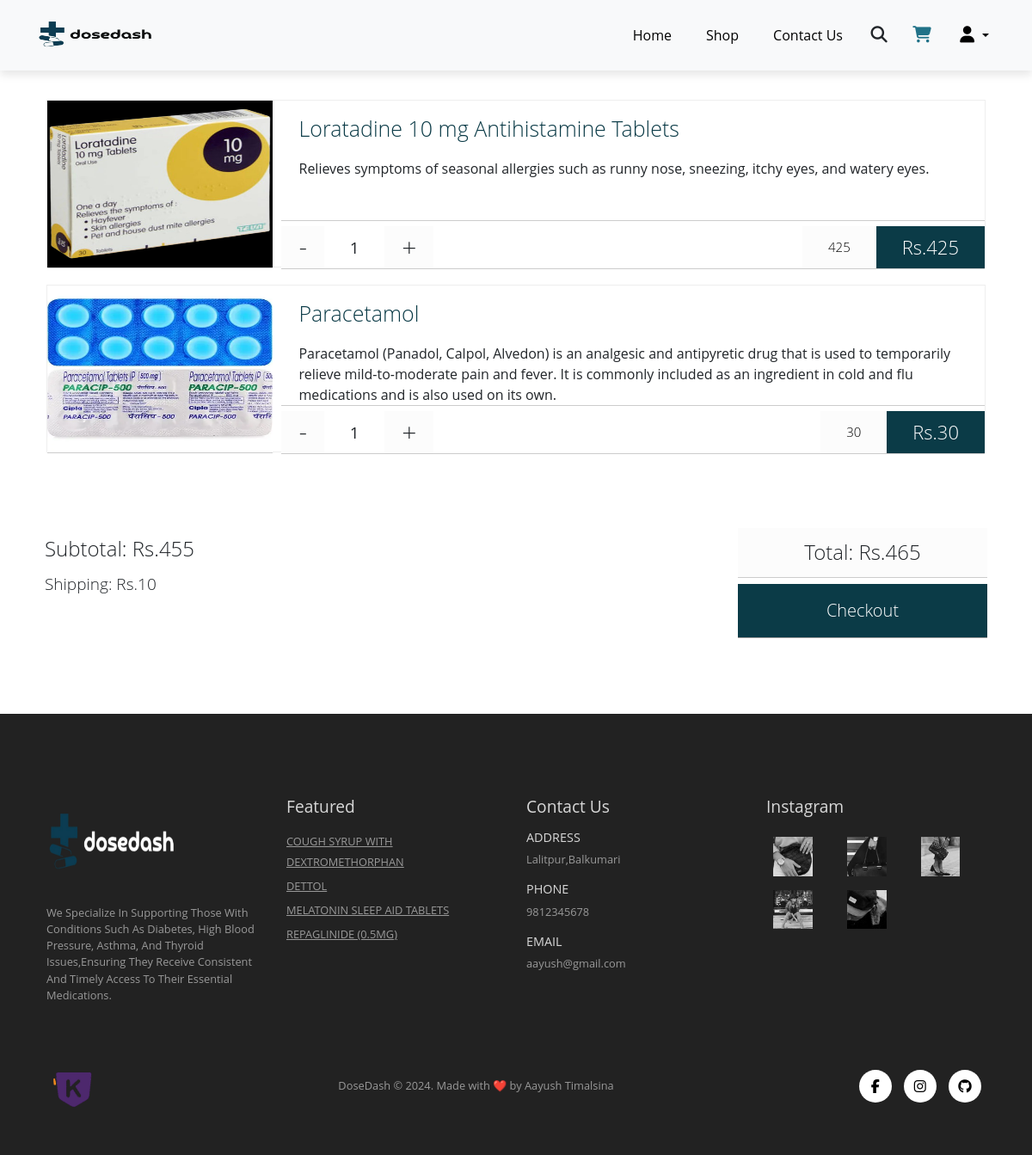
The page /cart/ (signed in) on the database its author committed.
### dosedashapp/models.py (models this page shows, shortened)
class Cart(models.Model):
    Cart_Details = models.ForeignKey(Product, on_delete=models.CASCADE, blank= True, null= True)
    Cart_Quantity = models.PositiveIntegerField(null = False)
    User_Details = models.ForeignKey(User, on_delete=models.CASCADE, null= True, blank= True)

class Product(models.Model):
    Product_Name = models.CharField(max_length = 200)
    Product_Price = models.PositiveIntegerField(null = False)
    Product_Description = models.TextField()
    Product_Tag = models.ManyToManyField(ProductTag, blank = True)
    Product_Image = models.ImageField(upload_to = 'static/image/products/')
    Product_Quantity = models.PositiveBigIntegerField(null = True)

### dosedashapp/views.py (the view)
# urls.py: path('cart/', views.cart, name="cart"),
def cart(request):
    user_id = request.user.id
    carts = Cart.objects.filter(User_Details = user_id)
    subTotal = 0
    uuid_value = uuid.uuid4()
    for cart in carts:
        subTotal += cart.Cart_Details.Product_Price * cart.Cart_Quantity
    return render(request, "cart.html", {'carts' : carts,
                                         'subTotal' : subTotal,
                                         'uuid' : uuid_value,
                                         'featured' : getFeatured(),
                                         })

### dosedashapp/views.py (called while the page is built)
def getFeatured():
    all_featured = list(Product.objects.filter(Product_Tag = 2))
    featured = sample(all_featured, 4)
    return(featured)

### templates/cart.html (shortened to what this page needs)
{% load static %}
{% load mathfilters %}
<!DOCTYPE html>
<html lang="en">
  <head>
    <link rel="stylesheet" href="{% static 'css/cart.css' %}">
	<link href="https://cdn.jsdelivr.net/npm/bootstrap@5.3.2/dist/css/bootstrap.min.css" rel="stylesheet">
	<link rel="stylesheet" href="https://cdnjs.cloudflare.com/ajax/libs/font-awesome/6.5.1/css/all.min.css" />
  </head>
  <body>
	{% include "nav.html" %}
	<div class="container">
		<section id="cart" class="container sproduct my-5 pt-5">
			{% for cart in carts %}
			<article class="product">
				<header onclick="window.location.href='{% url 'removeCart' cart.Cart_Details.id %}'">
					<a class="remove">
						<img src="/{{ cart.Cart_Details.Product_Image }}">
					</a>
				</header>
				<div class="content">
					<h1>{{ cart.Cart_Details.Product_Name }}</h1>
					{{ cart.Cart_Details.Product_Description }}
				</div>
				<footer class="content">
					<span class="qt-minus">-</span>
					<span class="qt">{{ cart.Cart_Quantity }}</span>
					<span class="qt-plus">+</span>
					<h2 class="full-price">
						Rs.{{ cart.Cart_Details.Product_Price|mul:cart.Cart_Quantity }}
					</h2>
					<h2 class="price">
						{{ cart.Cart_Details.Product_Price  }}
					</h2>
				</footer>
			</article>
			{% endfor %}
		</section>
	</div>
	<div id="site-footer">
		<div class="container clearfix">
			<div class="left">
				<h2 class="subtotal">Subtotal: Rs.<span id="subtotalValue">{{ subTotal }}</span></h2>
				<h3 class="shipping">Shipping: Rs.<span>{% if request.user.is_authenticated %}10{% else %}0{% endif %}</span></h3>
			</div>
			<div class="right">
				<h1 class="total">Total: <span>Rs.{% if request.user.is_authenticated %}{{ subTotal|addition:10 }}{% else %}0{% endif %}</span></h1>
				{% if request.user.is_authenticated %}
				{% if subTotal != 0 %}
					<a class="bth-checkout" id="checkoutButton">Checkout</a>
				{% else %}
					<a class="bth-checkout" id="cB" disabled>Checkout</a>
				{% endif %}
                {% endif %}
			</div>
		</div>
	</div>
	{% include "footer.html" %}
  </body>
</html>

### templates/footer.html (shortened to what this page needs)
{% load static %}
<footer class="mt-5 py-5">
    <div class="row container mx-auto pt-5">
      <div class="footer-one col-lg-3 col-md-6 col-12">
        <img src="{% static 'image/logo/logobg.png' %}" alt="logo" style="width: 160px; height: 110px;">
        <p class="pt-3">We Specialize In Supporting Those With Conditions Such As Diabetes, High Blood Pressure, Asthma, And Thyroid Issues,Ensuring They Receive Consistent And Timely Access To Their Essential Medications.</p>
      </div>
      <div class="footer-one col-lg-3 col-md-6 col-12 mb-3">
        <h5 class="pb-2">Featured</h5>
        <ul class="text-uppercase list-unstyled">
          {% for feature in featured %}
            <li><a href="{% url 'product' feature.id %}">{{ feature.Product_Name }}</a></li>
          {% endfor %}
        </ul>
      </div>
      <div class="footer-one col-lg-3 col-md-6 col-12 mb-3">
        <h5 class="pb-2">Contact Us</h5>
        <div>
          <h6 class="text-uppercase">Address</h6>
          <p>Lalitpur,Balkumari</p>
        </div>
        <div>
          <h6 class="text-uppercase">Phone</h6>
          <p>9812345678</p>
        </div>
        <div>
          <h6 class="text-uppercase">Email</h6>
          <p>aayush@gmail.com</p>
        </div>
      </div>
      <div class="footer-one col-lg-3 col-md-6 col-12">
        <h5 class="pb-2">Instagram</h5>
        <div class="row">
          <img class="img-fluid w-25 h-100 m-2" src="{% static 'image/insta/1.jpg' %}" alt="instaimg">
          <img class="img-fluid w-25 h-100 m-2" src="{% static 'image/insta/2.jpg' %}" alt="instaimg">
          <img class="img-fluid w-25 h-100 m-2" src="{% static 'image/insta/3.jpg' %}" alt="instaimg">
          <img class="img-fluid w-25 h-100 m-2" src="{% static 'image/insta/4.jpg' %}" alt="instaimg">
          <img class="img-fluid w-25 h-100 m-2" src="{% static 'image/insta/5.jpg' %}" alt="instaimg">
        </div>
      </div>
    </div>
    <div class="copyright mt-5">
      <div class="row container mx-auto d-flex align-items-center justify-content-between">
        <div class="col-lg-3 col-md-6 col-12">
          <img class="e-sewa-logo img-fluid w-25 h-100 " src="{% static 'image/logo/khalti.png' %}" alt="payment">
        </div>
        <div class="col-lg-4 col-md-6 col-12 text-nowrap text-center">
          <p class="mb-0">DoseDash © 2024. Made with ❤️ by Aayush Timalsina </p>
        </div>
        <div class="col-lg-4 col-md-6 col-12 text-end">
          <a href="https://www.facebook.com/aayush2133"><i class="fa-brands fa-facebook-f"></i></a>
          <a href="https://www.instagram.com/ssh_aayush/"><i class="fa-brands fa-instagram"></i></a>
          <a href="https://github.com/SshAayush"><i class="fa-brands fa-github"></i></a>
        </div>
      </div>
    </div>
  </footer>

### static/css/cart.css (style rules this page uses)
body { background: #eee; margin: 0; padding: 0; overflow-x: hidden; }
.clearfix { content: ""; display: table; clear: both; }
#site-header, #site-footer { background: #fff; }
a { color: #000; text-decoration: none; -webkit-transition: color .2s linear; -moz-transition: color .2s linear; -ms-transition: color .2s linear; -o-transition: color .2s linear; transition: color .2s linear; }
.container { font-family: 'Open Sans', sans-serif; margin: 0 auto; width: 980px; }
#cart { width: 100%; }
#cart h1 { font-weight: 300; }
#cart a { color: #0b3b47; text-decoration: none; -webkit-transition: color .2s linear; -moz-transition: color .2s linear; -ms-transition: color .2s linear; -o-transition: color .2s linear; transition: color .2s linear; }
.product { border: 1px solid #eee; margin: 20px 0; width: 100%; height: 195px; position: relative; -webkit-transition: margin .2s linear, opacity .2s linear; -moz-transition: margin .2s linear, opacity .2s linear; -ms-transition: margin .2s linear, opacity .2s linear; -o-transition: margin .2s linear, opacity .2s linear; transition: margin .2s linear, opacity .2s linear; }
.product img { width: 100%; height: 100%; }
.product header, .product .content { background-color: #fff; border: 1px solid #ccc; border-style: none none solid none; float: left; }
.product header { background: #000; margin: 0 1% 20px 0; overflow: hidden; padding: 0; position: relative; width: 24%; height: 195px; }
.remove { cursor: pointer; }
.product .content { box-sizing: border-box; -moz-box-sizing: border-box; height: 140px; padding: 0 20px; width: 75%; }
.product h1 { color: #0b3b47; font-size: 25px; font-weight: 300; margin: 17px 0 20px 0; }
.product footer.content { height: 50px; margin: 6px 0 0 0; padding: 0; }
.product footer .price { background: #fcfcfc; color: #000; float: right; font-size: 15px; font-weight: 300; line-height: 49px; margin: 0; padding: 0 30px; }
.product footer .full-price { background: #0b3b47; color: #fff; float: right; font-size: 22px; font-weight: 300; line-height: 49px; margin: 0; padding: 0 30px; -webkit-transition: margin .15s linear; -moz-transition: margin .15s linear; -ms-transition: margin .15s linear; -o-transition: margin .15s linear; transition: margin .15s linear; }
.qt, .qt-plus, .qt-minus { display: block; float: left; }
.qt { font-size: 19px; line-height: 50px; width: 70px; text-align: center; }
.qt-plus, .qt-minus { background: #fcfcfc; border: none; font-size: 30px; font-weight: 300; height: 100%; padding: 0 20px; -webkit-transition: background .2s linear; -moz-transition: background .2s linear; -ms-transition: background .2s linear; -o-transition: background .2s linear; transition: background .2s linear; }
.qt-plus { line-height: 50px; }
.qt-minus { line-height: 47px; }
#site-footer { margin: 30px 0 0 0; }
#site-footer { padding: 40px; }
#site-footer h1 { background: #fcfcfc; border: 1px solid #ccc; border-style: none none solid none; font-size: 24px; font-weight: 300; margin: 0 0 7px 0; padding: 14px 40px; text-align: center; }
#site-footer h2 { font-size: 24px; font-weight: 300; margin: 10px 0 0 0; }
#site-footer h3 { font-size: 19px; font-weight: 300; margin: 15px 0; }
.left { float: left; }
.right { float: right; }
.bth-checkout { background: #0b3b47; border: 1px solid #999; border-style: none none solid none; cursor: pointer; display: block; color: #fff; font-size: 20px; font-weight: 300; padding: 16px 0; width: 290px; text-align: center; text-decoration: none; -webkit-transition: all .2s linear; -moz-transition: all .2s linear; -ms-transition: all .2s linear; -o-transition: all .2s linear; transition: all .2s linear; }

### static/css/footer.css (style rules this page uses)
footer { background-color: #222; }
footer h5 { color: #d8d8d8; font-size: 1.2rem; }
footer h6 { color: #d8d8d8; font-size: 0.9rem; }
footer li { padding-bottom: 4px; }
footer li a { font-size: 0.8rem; color: #999; }
footer p { color: #999; font-size: 0.8rem; }
footer .copyright a { color: black; width: 38px; height: 38px; background-color: #fff; display: inline-block; text-align: center; line-height: 38px; border-radius: 50%; transition: 0.3s ease; margin: 0 5px; }
.e-sewa-logo { width:60px; height: 60px; }

### rows shown on the page
Cart: Cart_Details.Product_Image (picture), Cart_Details.Product_Name "Loratadine 10 mg Antihistamine Tablets", Cart_Details.Product_Description "Relieves symptoms of seasonal allergies such as runny nose, sneezing, itchy eyes, and watery eyes.", Cart_Quantity "1", Cart_Details.Product_Price|mul "425", Cart_Details.Product_Price "425"
Cart: Cart_Details.Product_Image (picture), Cart_Details.Product_Name "Paracetamol", Cart_Details.Product_Description "Paracetamol (Panadol, Calpol, Alvedon) is an analgesic and antipyretic drug that is used to temporarily relieve mild-to-moderate pain and fever. It is commonly included as an ingredient in cold and flu medications and is also used on its own.", Cart_Quantity "1", Cart_Details.Product_Price|mul "30", Cart_Details.Product_Price "30"
Product: Product_Name "COUGH SYRUP WITH DEXTROMETHORPHAN"
Product: Product_Name "DETTOL"
Product: Product_Name "MELATONIN SLEEP AID TABLETS"
Product: Product_Name "REPAGLINIDE (0.5MG)"

### other values the page prints
{{ subTotal }} "455"
{{ subTotal|addition:10 }} "465"
